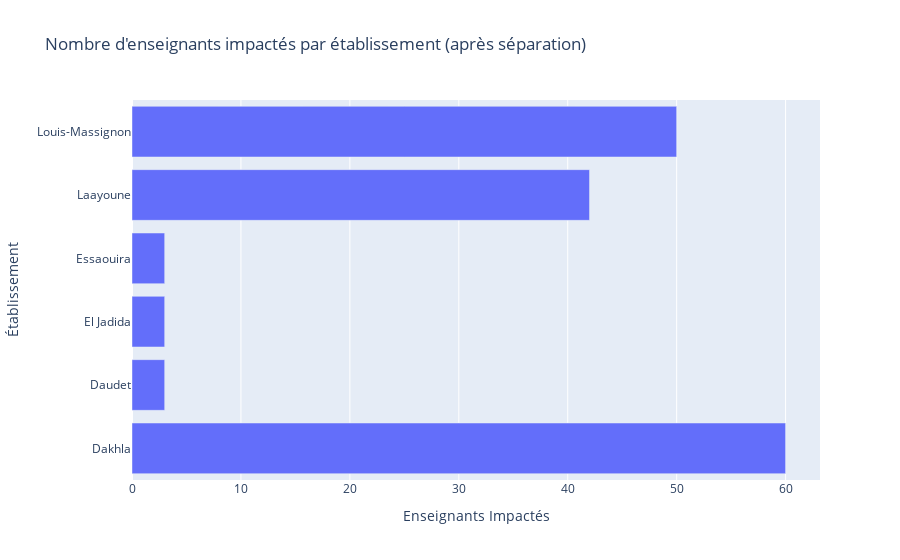

Here is the notebook cell this chart was saved with:
### Code cell
import pandas as pd

# Fonction pour séparer les établissements multiples
def separer_etablissements(data):
    # Duplicating rows with multiple establishments
    data_expanded = data.assign(Établissement_cible=data['Établissement cible'].str.split(',')).explode('Établissement_cible')

    # Supprimer les espaces avant/après les noms des établissements
    data_expanded['Établissement_cible'] = data_expanded['Établissement_cible'].str.strip()

    return data_expanded

# Appliquer la fonction à ton DataFrame
data_expanded = separer_etablissements(data_cleaned)

# Calculer l'impact par établissement après séparation
impact_etablissement = data_expanded.groupby('Établissement_cible')['Nombre d\'enseignants impactés'].sum().reset_index()

# Créer un bar chart horizontal pour le nombre d'enseignants impactés par établissement
fig = px.bar(impact_etablissement, x='Nombre d\'enseignants impactés', y='Établissement_cible', orientation='h',
             title='Nombre d\'enseignants impactés par établissement (après séparation)',
             labels={'Nombre d\'enseignants impactés': 'Enseignants Impactés', 'Établissement_cible': 'Établissement'})

# Afficher le graphique
fig.show()

### Figure 1 — Plotly figure (JSON) as saved in the notebook; plotly's stock layout.template omitted (floating-point values rounded to 4 significant figures)
{"data": [{"alignmentgroup": "True", "hovertemplate": "Enseignants Impactés=%{x}<br>Établissement=%{y}<extra></extra>", "legendgroup": "", "marker": {"color": "#636efa", "pattern": {"shape": ""}}, "name": "", "offsetgroup": "", "orientation": "h", "showlegend": false, "textposition": "auto", "type": "bar", "x": [60, 3, 3, 3, 42, 50], "xaxis": "x", "y": ["Dakhla", "Daudet", "El Jadida", "Essaouira", "Laayoune", "Louis-Massignon"], "yaxis": "y"}], "layout": {"barmode": "relative", "legend": {"tracegroupgap": 0}, "title": {"text": "Nombre d'enseignants impactés par établissement (après séparation)"}, "xaxis": {"anchor": "y", "domain": [0, 1], "title": {"text": "Enseignants Impactés"}}, "yaxis": {"anchor": "x", "domain": [0, 1], "title": {"text": "Établissement"}}}}
